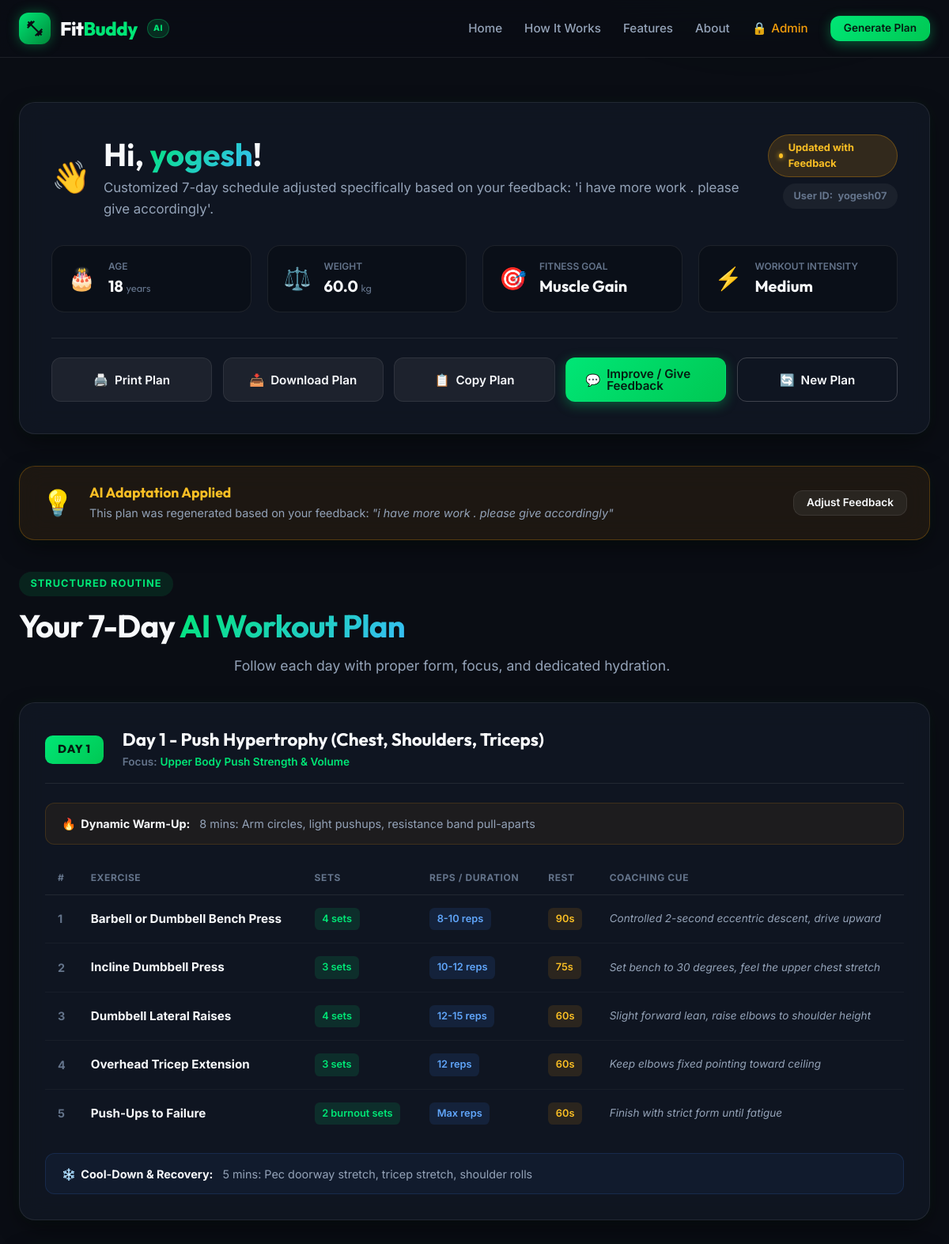
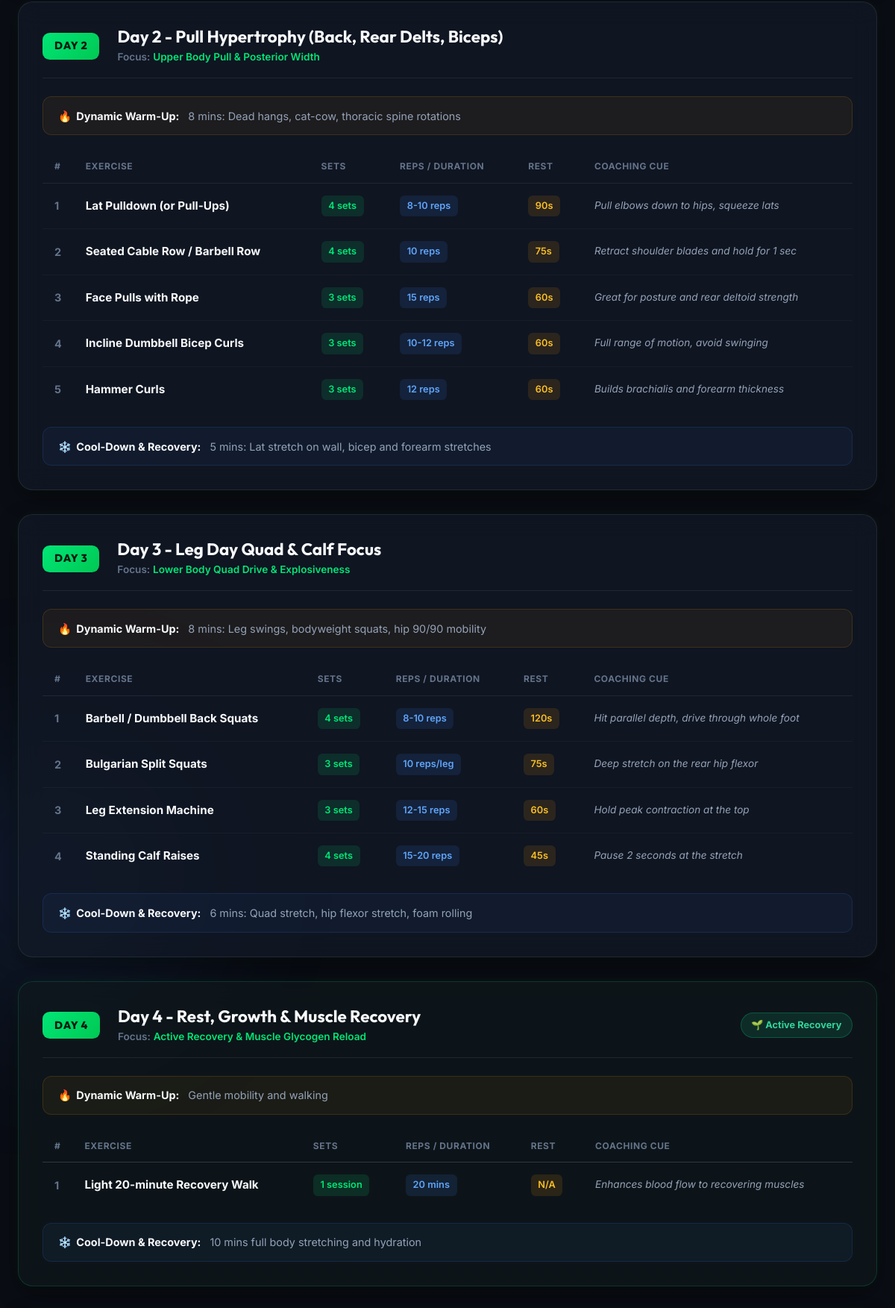
Page /result/yogesh07 (upper part) on the committed database (2 pictures, top to bottom).
### models.py (models this page shows, shortened)
class User(Base):
    __tablename__ = "users"
    id = Column(Integer, primary_key=True, index=True)
    user_id = Column(String(64), unique=True, index=True, nullable=False)
    name = Column(String(120), nullable=False)
    age = Column(Integer, nullable=False)
    weight = Column(Float, nullable=False)
    goal = Column(String(60), nullable=False)
    intensity = Column(String(30), nullable=False)
    created_at = Column(DateTime, default=datetime.utcnow)
    workout_plan = relationship(
        "WorkoutPlan",
        back_populates="user",
        uselist=False,
        cascade="all, delete-orphan"
    )

class WorkoutPlan(Base):
    __tablename__ = "workout_plans"
    id = Column(Integer, primary_key=True, index=True)
    user_id = Column(String(64), ForeignKey("users.user_id", ondelete="CASCADE"), unique=True, nullable=False, index=True)
    original_plan = Column(Text, nullable=False)  # JSON-serialized 7-day plan
    updated_plan = Column(Text, nullable=True)    # JSON-serialized updated plan if modified
    feedback = Column(Text, nullable=True)        # Feedback history/notes
    nutrition_tip = Column(Text, nullable=True)   # AI nutrition & recovery recommendation
    created_at = Column(DateTime, default=datetime.utcnow)
    updated_at = Column(DateTime, default=datetime.utcnow, onupdate=datetime.utcnow)
    user = relationship("User", back_populates="workout_plan")

### routes.py (the view)
@router.get("/result/{user_id}", response_class=HTMLResponse, summary="View User Workout Plan")
async def view_result(
    request: Request,
    user_id: str,
    db: Session = Depends(get_db)
):
    clean_user_id = user_id.lower().strip()
    user = db.query(User).filter(User.user_id == clean_user_id).first()
    if not user:
        return templates.TemplateResponse(
            request=request,
            name="error.html",
            context={
                "error_title": "User Not Found",
                "error_message": f"No workout plan or profile found for User ID: '{user_id}'."
            },
            status_code=404
        )
    plan_record = db.query(WorkoutPlan).filter(WorkoutPlan.user_id == clean_user_id).first()
    if not plan_record or not plan_record.original_plan:
        return templates.TemplateResponse(
            request=request,
            name="error.html",
            context={
                "error_title": "No Plan Generated",
                "error_message": f"A profile exists for {user.name}, but no 7-day plan has been generated yet."
            },
            status_code=404
        )
    is_updated = bool(plan_record.updated_plan)
    active_plan_raw = plan_record.updated_plan if is_updated else plan_record.original_plan
    plan_data = sanitize_workout_plan(active_plan_raw, user_name=user.name, goal=user.goal)
    original_plan_data = None
    if is_updated:
        original_plan_data = sanitize_workout_plan(plan_record.original_plan, user_name=user.name, goal=user.goal)
    return templates.TemplateResponse(
        request=request,
        name="result.html",
        context={
            "user": user,
            "plan": plan_data,
            "is_updated": is_updated,
            "feedback_text": plan_record.feedback,
            "original_plan": original_plan_data,
            "nutrition_tip": plan_data.get("nutrition_tip") or plan_record.nutrition_tip
        }
    )

### templates/result.html (shortened to what this page needs)
{% extends "base.html" %}
{% block content %}
<div class="result-page-wrapper">
    <div class="container">
        <div class="result-header-card glass-card">
            <div class="result-header-content">
                <div class="user-greeting-wrapper">
                    <span class="greeting-emoji">👋</span>
                    <div>
                        <h1 class="user-greeting">Hi, <span class="text-gradient">{{ user.name }}</span>!</h1>
                        <p class="plan-subtitle">{{ plan.summary }}</p>
                    </div>
                </div>
                <div class="plan-status-tags">
                    {% if is_updated %}
                    <span class="badge badge-updated">
                        <span class="pulse-dot-amber"></span> Updated with Feedback
                    </span>
                    {% else %}
                    <span class="badge badge-original">
                        <span class="pulse-dot-green"></span> Fresh AI Blueprint
                    </span>
                    {% endif %}
                    <span class="badge badge-date">User ID: <strong>{{ user.user_id }}</strong></span>
                </div>
            </div>
            <div class="profile-metrics-grid">
                <div class="metric-card">
                    <div class="metric-icon">🎂</div>
                    <div class="metric-details">
                        <span class="m-title">Age</span>
                        <span class="m-value">{{ user.age }} <small>years</small></span>
                    </div>
                </div>
                <div class="metric-card">
                    <div class="metric-icon">⚖️</div>
                    <div class="metric-details">
                        <span class="m-title">Weight</span>
                        <span class="m-value">{{ user.weight }} <small>kg</small></span>
                    </div>
                </div>
                <div class="metric-card">
                    <div class="metric-icon">🎯</div>
                    <div class="metric-details">
                        <span class="m-title">Fitness Goal</span>
                        <span class="m-value highlight-accent">{{ user.goal }}</span>
                    </div>
                </div>
                <div class="metric-card">
                    <div class="metric-icon">⚡</div>
                    <div class="metric-details">
                        <span class="m-title">Workout Intensity</span>
                        <span class="m-value">{{ user.intensity }}</span>
                    </div>
                </div>
            </div>
            <div class="action-toolbar">
                <button onclick="window.print()" class="btn btn-secondary btn-action" title="Print this workout plan">
                    <span class="icon">🖨️</span>
                    <span>Print Plan</span>
                </button>
                <a href="/api/user/{{ user.user_id }}/download" class="btn btn-secondary btn-action" title="Download text version">
                    <span class="icon">📥</span>
                    <span>Download Plan</span>
                </a>
                <button id="copyPlanBtn" onclick="copyPlanToClipboard()" class="btn btn-secondary btn-action" title="Copy to clipboard">
                    <span class="icon">📋</span>
                    <span id="copyBtnText">Copy Plan</span>
                </button>
                <a href="/feedback/{{ user.user_id }}" class="btn btn-primary btn-action shadow-glow" title="Fine-tune your workout routine">
                    <span class="icon">💬</span>
                    <span>Improve / Give Feedback</span>
                </a>
                <a href="/#generator" class="btn btn-outline btn-action" title="Create a new routine">
                    <span class="icon">🔄</span>
                    <span>New Plan</span>
                </a>
            </div>
        </div>
        {% if is_updated and feedback_text %}
        <div class="feedback-banner glass-card">
            <div class="banner-icon">💡</div>
            <div class="banner-body">
                <h4 class="banner-title">AI Adaptation Applied</h4>
                <p class="banner-text">This plan was regenerated based on your feedback: <em>"{{ feedback_text }}"</em></p>
            </div>
            <a href="/feedback/{{ user.user_id }}" class="btn btn-sm btn-secondary">Adjust Feedback</a>
        </div>
        {% endif %}
        <div class="workout-section-header">
            <div class="section-badge">Structured Routine</div>
            <h2 class="section-title">Your 7-Day <span class="text-gradient">AI Workout Plan</span></h2>
            <p class="section-subtitle">Follow each day with proper form, focus, and dedicated hydration.</p>
        </div>
        <div class="days-container" id="printablePlan">
            {% for day in plan.days %}
            <div class="day-card glass-card {% if day.is_rest_day %}rest-day-card{% endif %}">
                <div class="day-card-header">
                    <div class="day-number-badge">Day {{ day.day }}</div>
                    <div class="day-title-group">
                        <h3 class="day-title">{{ day.title }}</h3>
                        <div class="day-focus-pill">
                            <span class="focus-label">Focus:</span>
                            <span class="focus-val">{{ day.focus }}</span>
                        </div>
                    </div>
                    {% if day.is_rest_day %}
                    <div class="rest-badge">
                        <span>🌱 Active Recovery</span>
                    </div>
                    {% endif %}
                </div>
                <div class="routine-block warmup-block">
                    <div class="routine-label">
                        <span class="icon">🔥</span>
                        <strong>Dynamic Warm-Up:</strong>
                    </div>
                    <div class="routine-text">{{ day.warm_up }}</div>
                </div>
                {% if day.is_rest_day and day.exercises|length == 0 %}
                <div class="rest-day-content">
                    <div class="rest-illustration">🧘‍♂️</div>
                    <h4>Rest & Muscle Repair</h4>
                    <p>Dedicate today to full body recovery: 8 hours of sleep, light mobility walks, foam rolling, and wholesome nutrient intake.</p>
                </div>
                {% else %}
                <div class="exercise-table-wrapper">
                    <table class="exercise-table">
                        <thead>
                            <tr>
                                <th>#</th>
                                <th>Exercise</th>
                                <th>Sets</th>
                                <th>Reps / Duration</th>
                                <th>Rest</th>
                                <th>Coaching Cue</th>
                            </tr>
                        </thead>
                        <tbody>
                            {% for ex in day.exercises %}
                            <tr>
                                <td class="ex-idx">{{ loop.index }}</td>
                                <td class="ex-name-cell">
                                    <strong>{{ ex.name }}</strong>
                                </td>
                                <td><span class="tag tag-sets">{{ ex.sets }}</span></td>
                                <td><span class="tag tag-reps">{{ ex.reps }}</span></td>
                                <td><span class="tag tag-rest">{{ ex.rest }}</span></td>
                                <td class="ex-notes-cell">{{ ex.notes if ex.notes else "Focus on controlled breathing & posture" }}</td>
                            </tr>
                            {% endfor %}
                        </tbody>
                    </table>
                </div>
                {% endif %}
                <div class="routine-block cooldown-block">
                    <div class="routine-label">
                        <span class="icon">❄️</span>
                        <strong>Cool-Down & Recovery:</strong>
                    </div>
                    <div class="routine-text">{{ day.cool_down }}</div>
                </div>
            </div>
            {% endfor %}
        </div>
    </div>
</div>
{% endblock %}

### rows in the picture
User: name "yogesh", user_id "yogesh07", age "18", weight "60.0", goal "Muscle Gain", intensity "Medium"
WorkoutPlan: feedback "i have more work . please give accordingly"

### other values in the picture
{{ plan.summary }} "Customized 7-day schedule adjusted specifically based on your feedback: 'i have more work . please give accordingly'."
{{ day.day }} "1" "2" "3" "4"
{{ day.title }} "Day 1 - Push Hypertrophy (Chest, Shoulders, Triceps)" "Day 2 - Pull Hypertrophy (Back, Rear Delts, Biceps)" "Day 3 - Leg Day Quad & Calf Focus" "Day 4 - Rest, Growth & Muscle Recovery"
{{ day.focus }} "Upper Body Push Strength & Volume" "Upper Body Pull & Posterior Width" "Lower Body Quad Drive & Explosiveness" "Active Recovery & Muscle Glycogen Reload"
{{ day.warm_up }} "8 mins: Arm circles, light pushups, resistance band pull-aparts" "8 mins: Dead hangs, cat-cow, thoracic spine rotations" "8 mins: Leg swings, bodyweight squats, hip 90/90 mobility" "Gentle mobility and walking"
{{ ex.name }} "Barbell or Dumbbell Bench Press" "Incline Dumbbell Press" "Dumbbell Lateral Raises" "Overhead Tricep Extension" "Push-Ups to Failure" "Lat Pulldown (or Pull-Ups)" "Seated Cable Row / Barbell Row" "Face Pulls with Rope" "Incline Dumbbell Bicep Curls" "Hammer Curls" "Barbell / Dumbbell Back Squats" "Bulgarian Split Squats" "Leg Extension Machine" "Standing Calf Raises" "Light 20-minute Recovery Walk"
{{ ex.sets }} "4 sets" "3 sets" "4 sets" "3 sets" "2 burnout sets" "4 sets" "4 sets" "3 sets" "3 sets" "3 sets" "4 sets" "3 sets" "3 sets" "4 sets" "1 session"
{{ ex.reps }} "8-10 reps" "10-12 reps" "12-15 reps" "12 reps" "Max reps" "8-10 reps" "10 reps" "15 reps" "10-12 reps" "12 reps" "8-10 reps" "10 reps/leg" "12-15 reps" "15-20 reps" "20 mins"
{{ ex.rest }} "90s" "75s" "60s" "60s" "60s" "90s" "75s" "60s" "60s" "60s" "120s" "75s" "60s" "45s" "N/A"
{{ ex.notes if ex.notes else "Focus on controlled breathing & posture" }} "Controlled 2-second eccentric descent, drive upward" "Set bench to 30 degrees, feel the upper chest stretch" "Slight forward lean, raise elbows to shoulder height" "Keep elbows fixed pointing toward ceiling" "Finish with strict form until fatigue" "Pull elbows down to hips, squeeze lats" "Retract shoulder blades and hold for 1 sec" "Great for posture and rear deltoid strength" "Full range of motion, avoid swinging" "Builds brachialis and forearm thickness" "Hit parallel depth, drive through whole foot" "Deep stretch on the rear hip flexor" "Hold peak contraction at the top" "Pause 2 seconds at the stretch" "Enhances blood flow to recovering muscles"
{{ day.cool_down }} "5 mins: Pec doorway stretch, tricep stretch, shoulder rolls" "5 mins: Lat stretch on wall, bicep and forearm stretches" "6 mins: Quad stretch, hip flexor stretch, foam rolling" "10 mins full body stretching and hydration"
